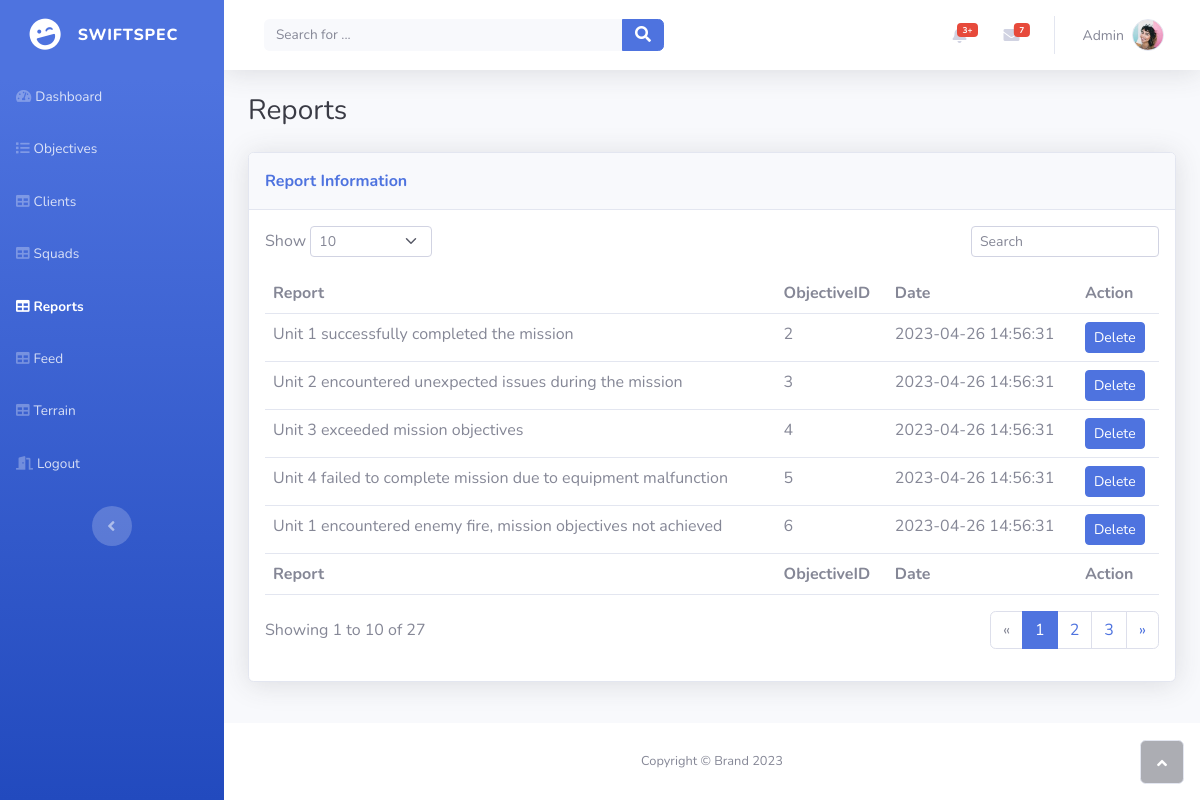
The app's page /reports.php, older data.
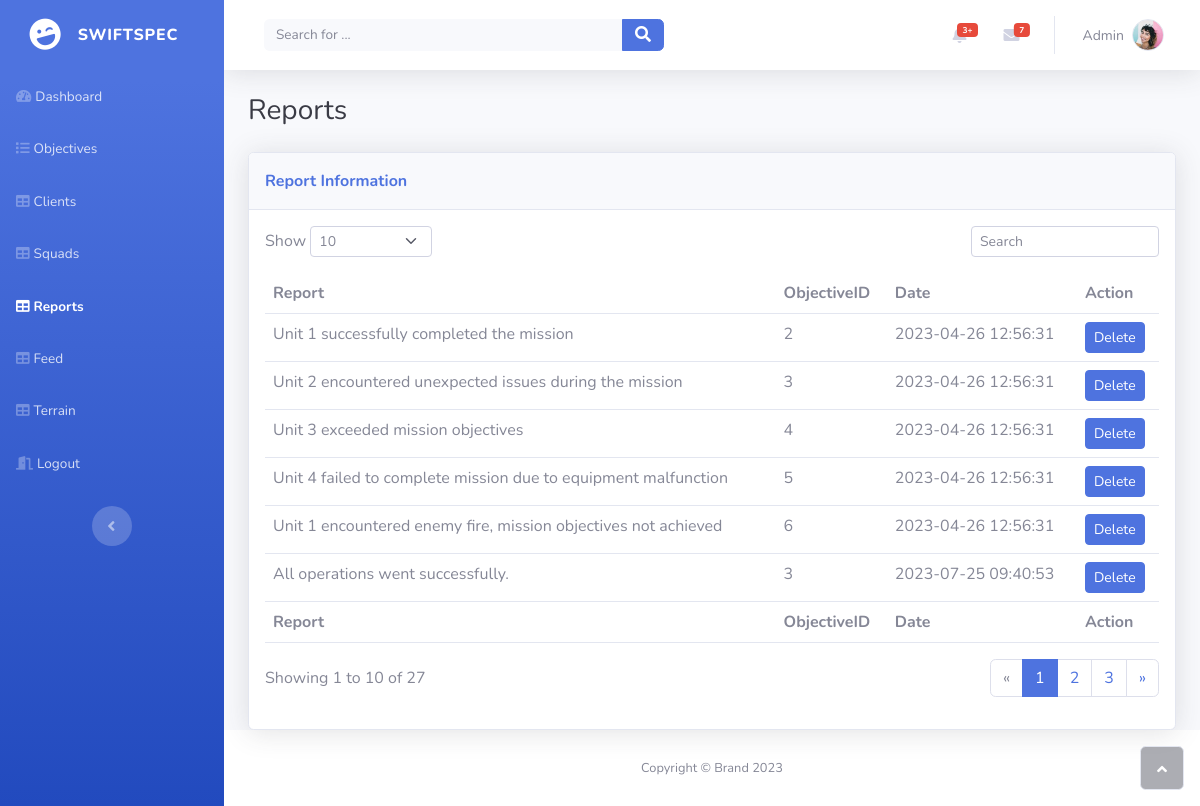
The same page, newer data.
### tables this page shows
CREATE TABLE `report` (
  `ReportID` int(11) NOT NULL,
  `ObjectiveID` int(11) DEFAULT NULL,
  `Report` text DEFAULT NULL,
  `Date` timestamp NOT NULL DEFAULT current_timestamp() ON UPDATE current_timestamp()
);

### php/displayreports.php (called while the page is built)
<?php
require_once 'connection.php';
$sql = "SELECT * FROM report";
$result = $connection->query($sql);
$rows = array();
if ($result->num_rows > 0) {
  while($row = $result->fetch_assoc()) {
    $rows[] = $row;
  }
}
?>

### reports.php (the view, shortened to what this page needs)
<?php
require_once 'php/displayreports.php';
?>
<!DOCTYPE html>
<html lang="en">
<head>
    <link rel="stylesheet" href="assets/bootstrap/css/bootstrap.min.css">
    <link rel="stylesheet" href="assets/fonts/fontawesome-all.min.css">
</head>
<body id="page-top">
    <div id="wrapper">
        <nav class="navbar navbar-dark align-items-start sidebar sidebar-dark accordion bg-gradient-primary p-0">
            <div class="container-fluid d-flex flex-column p-0"><a class="navbar-brand d-flex justify-content-center align-items-center sidebar-brand m-0" href="#">
                    <div class="sidebar-brand-icon rotate-n-15"><i class="fas fa-laugh-wink"></i></div>
                    <div class="sidebar-brand-text mx-3"><span>SwiftSpec</span></div>
                </a>
                <ul class="navbar-nav text-light" id="accordionSidebar">
                    <li class="nav-item"><a class="nav-link" href="admin.php"><i class="fas fa-tachometer-alt"></i><span>Dashboard</span></a></li>
                    <li class="nav-item"><a class="nav-link" href="Objectives.php"><i class="fas fa-list"></i><span>Objectives</span></a></li>
                    <li class="nav-item"><a class="nav-link" href="clients.php"><i class="fas fa-table"></i><span>Clients</span></a></li>
                    <li class="nav-item"><a class="nav-link" href="squads.php"><i class="fas fa-table"></i><span>Squads</span></a></li>
                    <li class="nav-item"><a class="nav-link active" href="reports.php"><i class="fas fa-table"></i><span>Reports</span></a></li>
                    <li class="nav-item"><a class="nav-link" href="feed.php"><i class="fas fa-table"></i><span>Feed</span></a></li>
                    <li class="nav-item"><a class="nav-link" href="terrain.php"><i class="fas fa-table"></i><span>Terrain</span></a></li>
                    <li class="nav-item"><a class="nav-link" href="php/logout.php"><i class="fas fa-door-open"></i><span>Logout</span></a></li>
                </ul>
                <div class="text-center d-none d-md-inline"><button class="btn rounded-circle border-0" id="sidebarToggle" type="button"></button></div>
            </div>
        </nav>
        <div class="d-flex flex-column" id="content-wrapper">
            <div id="content">
                <nav class="navbar navbar-light navbar-expand bg-white shadow mb-4 topbar static-top">
                    <div class="container-fluid"><button class="btn btn-link d-md-none rounded-circle me-3" id="sidebarToggleTop" type="button"><i class="fas fa-bars"></i></button>
                        <form class="d-none d-sm-inline-block me-auto ms-md-3 my-2 my-md-0 mw-100 navbar-search">
                            <div class="input-group"><input class="bg-light form-control border-0 small" type="text" placeholder="Search for ..."><button class="btn btn-primary py-0" type="button"><i class="fas fa-search"></i></button></div>
                        </form>
                        <ul class="navbar-nav flex-nowrap ms-auto">
                            <li class="nav-item dropdown no-arrow mx-1">
                                <div class="nav-item dropdown no-arrow"><a class="dropdown-toggle nav-link" aria-expanded="false" data-bs-toggle="dropdown" href="#"><span class="badge bg-danger badge-counter">3+</span><i class="fas fa-bell fa-fw"></i></a>
                                </div>
                            </li>
                            <li class="nav-item dropdown no-arrow mx-1">
                                <div class="nav-item dropdown no-arrow"><a class="dropdown-toggle nav-link" aria-expanded="false" data-bs-toggle="dropdown" href="#"><span class="badge bg-danger badge-counter">7</span><i class="fas fa-envelope fa-fw"></i></a>
                                </div>
                            </li>
                            <li class="nav-item dropdown no-arrow">
                                <div class="nav-item dropdown no-arrow"><a class="dropdown-toggle nav-link" aria-expanded="false" data-bs-toggle="dropdown" href="#"><span class="d-none d-lg-inline me-2 text-gray-600 small">Admin</span><img class="border rounded-circle img-profile" src="assets/img/avatars/avatar1.jpeg"></a>
                                </div>
                            </li>
                        </ul>
                    </div>
                </nav>
                <div class="container-fluid">
                    <h3 class="text-dark mb-4">Reports</h3>
                    <div class="card shadow">
                        <div class="card-header py-3">
                            <p class="text-primary m-0 fw-bold">Report Information</p>
                        </div>
                        <div class="card-body">
                            <div class="row">
                                <div class="col-md-6 text-nowrap">
                                    <div id="dataTable_length" class="dataTables_length" aria-controls="dataTable"><label class="form-label">Show&nbsp;<select class="d-inline-block form-select form-select-sm">
                                                <option value="10" selected="">10</option>
                                            </select>&nbsp;</label></div>
                                </div>
                                <div class="col-md-6">
                                    <div class="text-md-end dataTables_filter" id="dataTable_filter"><label class="form-label"><input type="search" class="form-control form-control-sm" aria-controls="dataTable" placeholder="Search"></label></div>
                                </div>
                            </div>
                            <div class="table-responsive table mt-2" id="dataTable" role="grid" aria-describedby="dataTable_info">
                                <table class="table my-0" id="dataTable">
                                    <thead>
                                        <tr>
                                            <th>Report</th>
                                            <th>ObjectiveID</th>
                                            <th>Date</th>
                                            <th>Action</th>
                                        </tr>
                                    </thead>
                                    <tbody>
                                        <?php foreach ($rows as $row) : ?>
                                            <tr>
                                                <td><?php echo $row['Report']; ?></td>
                                                <td><?php echo $row['ObjectiveID']; ?></td>
                                                <td><?php echo $row['Date']; ?></td>
                                                <td>
                                                    <form method="POST" action="php/deletereport.php">
                                                        <button class="btn btn-primary btn-sm" name="ReportID" value="<?php echo $row['ReportID']; ?>">Delete</button>
                                                    </form>
                                                </td>
                                            </tr>
                                        <?php endforeach; ?>
                                    </tbody>
                                    <tfoot>
                                        <tr>
                                            <td><strong>Report</strong></td>
                                            <td><strong>ObjectiveID</strong></td>
                                            <td><strong>Date</strong></td>
                                            <td><strong>Action</strong></td>
                                        </tr>
                                    </tfoot>
                                </table>
                            </div>
                            <div class="row">
                                <div class="col-md-6 align-self-center">
                                    <p id="dataTable_info" class="dataTables_info" role="status" aria-live="polite">Showing 1 to 10 of 27</p>
                                </div>
                                <div class="col-md-6">
                                    <nav class="d-lg-flex justify-content-lg-end dataTables_paginate paging_simple_numbers">
                                        <ul class="pagination">
                                            <li class="page-item disabled"><a class="page-link" aria-label="Previous" href="#"><span aria-hidden="true">«</span></a></li>
                                            <li class="page-item active"><a class="page-link" href="#">1</a></li>
                                            <li class="page-item"><a class="page-link" href="#">2</a></li>
                                            <li class="page-item"><a class="page-link" href="#">3</a></li>
                                            <li class="page-item"><a class="page-link" aria-label="Next" href="#"><span aria-hidden="true">»</span></a></li>
                                        </ul>
                                    </nav>
                                </div>
                            </div>
                        </div>
                    </div>
                </div>
            </div>
            <footer class="bg-white sticky-footer">
                <div class="container my-auto">
                    <div class="text-center my-auto copyright"><span>Copyright © Brand 2023</span></div>
                </div>
            </footer>
        </div><a class="border rounded d-inline scroll-to-top" href="#page-top"><i class="fas fa-angle-up"></i></a>
    </div>
</body>
</html>

Row changes from the older to the newer data that the page shows:
changed report "Unit 1 successfully completed the mission": Date "2023-04-26 14:56:31" → "2023-04-26 12:56:31"
changed report "Unit 2 encountered unexpected issues during the mission": Date "2023-04-26 14:56:31" → "2023-04-26 12:56:31"
changed report "Unit 3 exceeded mission objectives": Date "2023-04-26 14:56:31" → "2023-04-26 12:56:31"
changed report "Unit 4 failed to complete mission due to equipment malfunction": Date "2023-04-26 14:56:31" → "2023-04-26 12:56:31"
changed report "Unit 1 encountered enemy fire, mission objectives not achieved": Date "2023-04-26 14:56:31" → "2023-04-26 12:56:31"
added report: Report "All operations went successfully.", ObjectiveID "3", Date "2023-07-25 09:40:53", $row['ReportID'] 6 (drawn)
